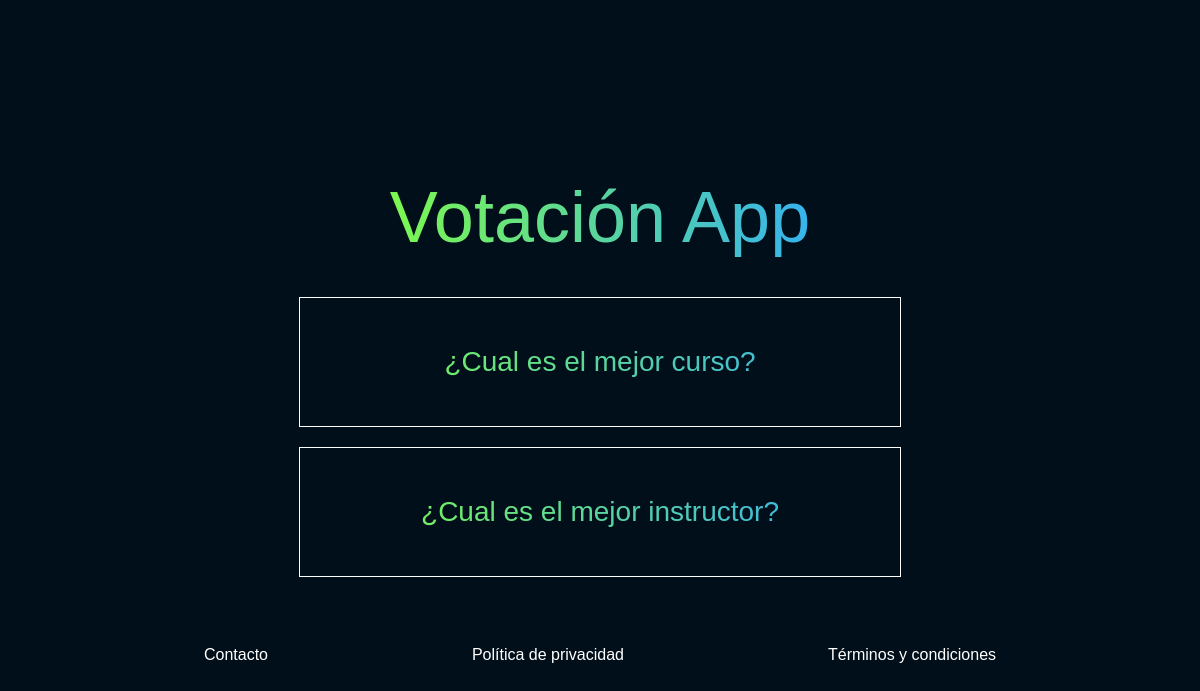
Screenshot of /polls/ with the database file from the repository.
### polls/models.py (models this page shows, shortened)
class Question(models.Model):
    question_text = models.CharField(max_length=200)
    pub_date = models.DateTimeField('Date published')

### polls/views.py (the view)
# urls.py: path('', views.IndexView.as_view(), name='index'),
class IndexView(generic.ListView):
    template_name = 'polls/index.html'
    context_object_name = 'latest_question_list'
    def get_queryset(self):
        return Question.objects.filter(pub_date__lte=timezone.now()).order_by('-pub_date')[:5]

### polls/templates/polls/index.html (shortened to what this page needs)
{% load static %}
<!DOCTYPE html>
<html lang="en">
<head>
    <link rel="stylesheet" href="{% static 'polls/reset.css' %}">
    <link rel="stylesheet" href="{% static 'polls/style.css' %}">
</head>
<body>
  <header>
      <h1>Votación App</h1>
  </header>
  <main>
    {% if latest_question_list %}
        <ul>
        {% for question in latest_question_list %}
            <li><a href="{% url 'polls:detail' question.id %}">{{ question.question_text }}</a></li>
        {% endfor %}
        </ul>
    {% else %}
        <p>No polls are available.</p>
    {% endif %}
  </main>
  <footer>
      <a href="#">Contacto</a>
      <a href="#">Política de privacidad</a>
      <a href="#">Términos y condiciones</a>
  </footer>
</body>
</html>

### polls/static/polls/style.css (style rules this page uses)
body { display: flex; align-items: center; justify-content: center; flex-direction: column; height: 100vh; background: hsl(204 100% 5%); font-family: Arial, Helvetica, sans-serif; }
header { display: flex; align-items: center; justify-content: center; padding: 50px; padding-top: 100px; height: 60px; font-size: 72px; color: #71632d; }
ul { display: flex; align-items: center; justify-content: center; flex-direction: column; }
header, ul { background: linear-gradient( to right, hsl(98 100% 62%), hsl(204 100% 59%) ); -webkit-background-clip: text; background-clip: text; -webkit-text-fill-color: transparent; text-align: center; }
li { display: flex; align-items: center; justify-content: center; width: 500px; border: 1px solid white; padding: 50px; margin-bottom: 20px; font-size: 28px; }
a { color: white; text-decoration: none; }
footer { display: flex; align-items: center; justify-content: space-evenly; width: 100vw; padding: 50px 0; }

### rows the page displays
Question: question_text "¿Cual es el mejor curso?"
Question: question_text "¿Cual es el mejor instructor?"
